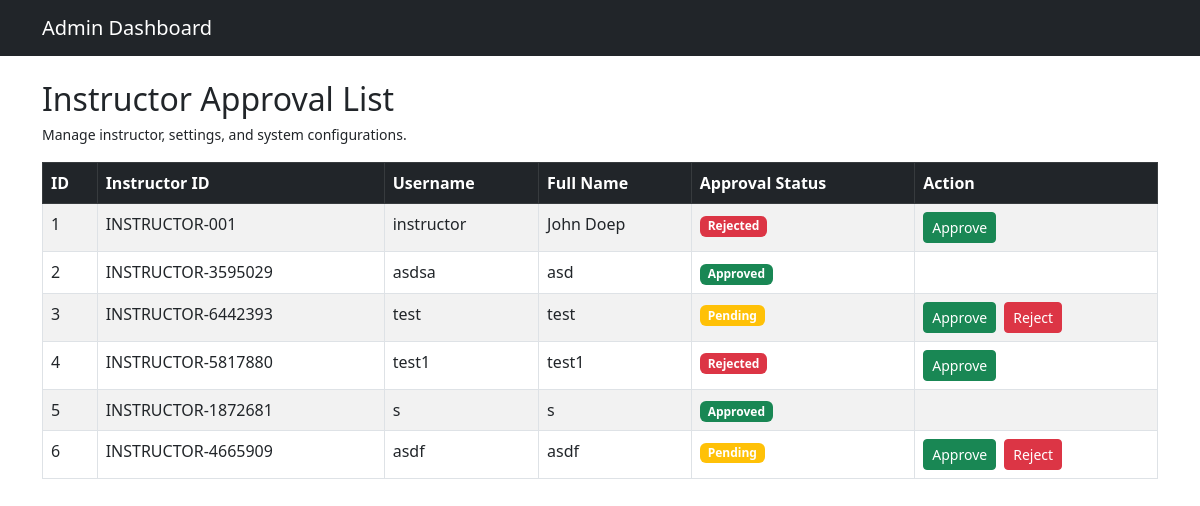
Page /view/pages/admin/dashboard.php (signed in) on the earlier database version.
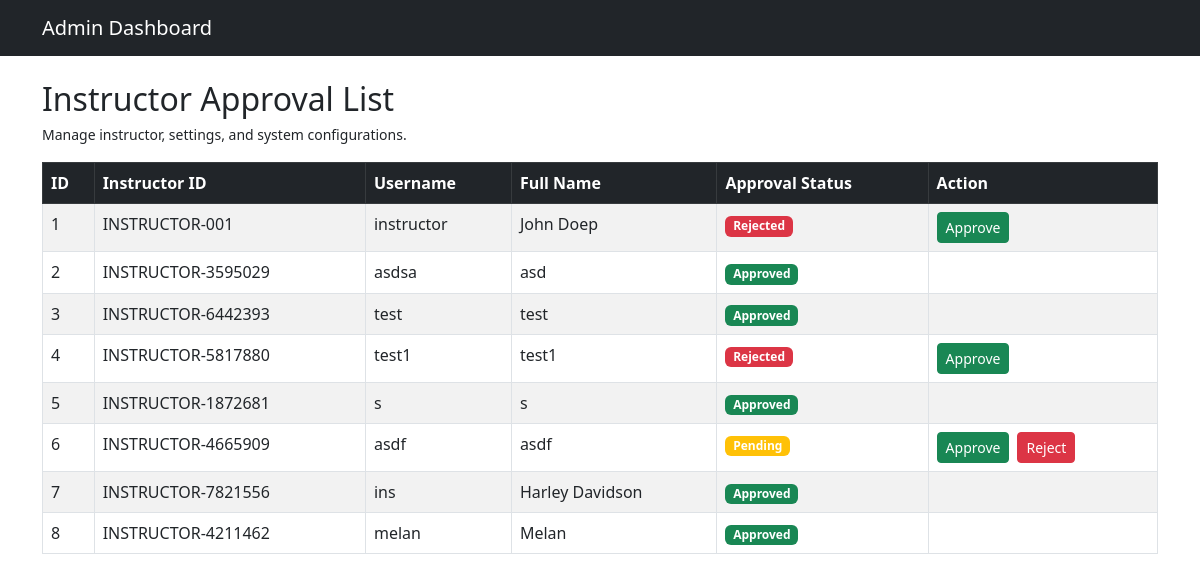
Same page on the later database version.
### tables this page shows
CREATE TABLE `tbl_instructor` (
  `id` int(255) NOT NULL,
  `instructor_id` varchar(255) NOT NULL,
  `instructor_username` varchar(255) NOT NULL,
  `instructor_password` varchar(255) NOT NULL,
  `instructor_fullname` varchar(255) NOT NULL,
  `isApproved` tinyint(1) NOT NULL DEFAULT 0
);

### connection/connection.php (called while the page is built, shortened)
<?php
class config {
    public function __construct(){
        $dsn = "mysql:host=".H.";dbname=".DB;
        $username = U;
        $password = P;
        try {
            $this->pdo = new PDO($dsn, $username, $password);
        } catch (PDOException $e) {
            die("Connection failed: " . $e->getMessage());
        }
    }
}
?>

### controller/AdminController.php (called while the page is built, shortened)
<?php
require_once('../../../services/AdminServices.php');
$admin = new AdminServices();
$getAllNeedApprovalIntructor = $admin->getAllInstructor();
?>

### services/AdminServices.php (called while the page is built, shortened)
<?php
require_once("../../../connection/connection.php");
class AdminServices extends config {
    public function getAllInstructor() {
        try {
                $query = "SELECT * FROM `tbl_instructor` ";
                $stmt = $this->pdo->prepare($query);
                $stmt->execute();
                return $stmt->fetchAll(PDO::FETCH_ASSOC);
        }
        catch (PDOException $e) {
            echo "Error: " . $e->getMessage();
        }
    }
}
?>

### view/pages/admin/dashboard.php (the view, shortened to what this page needs)
<?php
    include_once('../../../controller/AdminController.php');
?>
<!DOCTYPE html>
<html lang="en">
<head>
    <link href="https://cdn.jsdelivr.net/npm/bootstrap@5.3.0/dist/css/bootstrap.min.css" rel="stylesheet">
</head>
<body>
    <nav class="navbar navbar-expand-lg navbar-dark bg-dark">
        <div class="container">
            <a class="navbar-brand" href="#">Admin Dashboard</a>
        </div>
    </nav>
    <div class="container mt-4">
        <h2 class="mb-1">Instructor Approval List</h2>
        <small>Manage instructor, settings, and system configurations.</small>
        <table class="table table-bordered table-striped mt-3">
            <thead class="table-dark">
                <tr>
                    <th>ID</th>
                    <th>Instructor ID</th>
                    <th>Username</th>
                    <th>Full Name</th>
                    <th>Approval Status</th>
                    <th>Action</th>
                </tr>
            </thead>
            <tbody>
                <?php if (!empty($getAllNeedApprovalIntructor)): ?>
                    <?php foreach ($getAllNeedApprovalIntructor as $instructor): ?>
                        <tr>
                            <td><?php echo htmlspecialchars($instructor['id']); ?></td>
                            <td><?php echo htmlspecialchars($instructor['instructor_id']); ?></td>
                            <td><?php echo htmlspecialchars($instructor['instructor_username']); ?></td>
                            <td><?php echo htmlspecialchars($instructor['instructor_fullname']); ?></td>
                            <td>
                                <?php
                                    if($instructor['isApproved'] == 0){
                                        echo '<span class="badge bg-warning">Pending</span>';
                                    }else if($instructor['isApproved'] == 2){
                                        echo '<span class="badge bg-success">Approved</span>';
                                    }else{
                                        echo '<span class="badge bg-danger">Rejected</span>';
                                    }
                                ?>
                            </td>
                            <td>
                                <?php if($instructor['isApproved'] != 2){?>
                                    <div class="d-flex gap-2">
                                        <form action="" method="post">
                                            <button type="submit" name="approve_instructor" class="btn btn-success btn-sm">Approve</button>
                                        </form>
                                        <?php
                                        if($instructor['isApproved'] != 1){
                                        ?>
                                            <form action="" method="post">
                                                <button type="submit" name="approve_instructor" class="btn btn-danger btn-sm">Reject</button>
                                            </form>
                                        <?php }?>
                                    </div>
                                </td>
                            <?php }?>
                        </tr>
                    <?php endforeach; ?>
                <?php else: ?>
                    <tr>
                        <td colspan="6" class="text-center">No instructors pending approval.</td>
                    </tr>
                <?php endif; ?>
            </tbody>
        </table>
    </div>
</body>
</html>
</body>
</html>

Differences in the rows shown:
changed tbl_instructor "INSTRUCTOR-6442393": isApproved "Pending Approve Reject" → "Approved"
added tbl_instructor: id "7", instructor "INSTRUCTOR-7821556", instructor_username "ins", instructor_fullname "Harley Davidson", isApproved "Approved"
added tbl_instructor: id "8", instructor "INSTRUCTOR-4211462", instructor_username "melan", instructor_fullname "Melan", isApproved "Approved"
